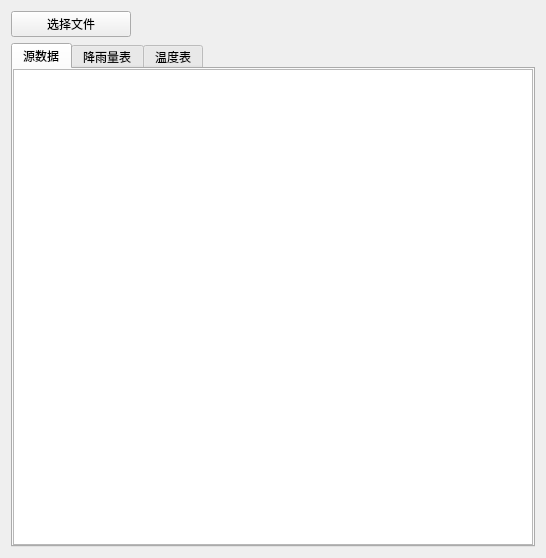
<?xml version="1.0" encoding="UTF-8"?>
<ui version="4.0">
 <class>AgriAPSimMet</class>
 <widget class="QWidget" name="AgriAPSimMet">
  <property name="geometry">
   <rect>
    <x>0</x>
    <y>0</y>
    <width>546</width>
    <height>558</height>
   </rect>
  </property>
  <property name="windowTitle">
   <string>Form</string>
  </property>
  <layout class="QGridLayout" name="gridLayout">
   <item row="0" column="0">
    <widget class="QWidget" name="widget" native="true">
     <layout class="QVBoxLayout" name="verticalLayout">
      <property name="leftMargin">
       <number>0</number>
      </property>
      <property name="topMargin">
       <number>0</number>
      </property>
      <property name="rightMargin">
       <number>0</number>
      </property>
      <property name="bottomMargin">
       <number>0</number>
      </property>
      <item>
       <layout class="QHBoxLayout" name="horizontalLayout_3" stretch="0,0,2">
        <item>
         <widget class="QPushButton" name="BT_LoadData">
          <property name="minimumSize">
           <size>
            <width>120</width>
            <height>0</height>
           </size>
          </property>
          <property name="maximumSize">
           <size>
            <width>120</width>
            <height>16777215</height>
           </size>
          </property>
          <property name="text">
           <string>选择文件</string>
          </property>
         </widget>
        </item>
        <item>
         <spacer name="horizontalSpacer_2">
          <property name="orientation">
           <enum>Qt::Horizontal</enum>
          </property>
          <property name="sizeHint" stdset="0">
           <size>
            <width>40</width>
            <height>20</height>
           </size>
          </property>
         </spacer>
        </item>
        <item>
         <widget class="QLabel" name="FL_Name">
          <property name="sizePolicy">
           <sizepolicy hsizetype="Minimum" vsizetype="Preferred">
            <horstretch>0</horstretch>
            <verstretch>0</verstretch>
           </sizepolicy>
          </property>
          <property name="minimumSize">
           <size>
            <width>300</width>
            <height>0</height>
           </size>
          </property>
          <property name="maximumSize">
           <size>
            <width>200</width>
            <height>16777215</height>
           </size>
          </property>
          <property name="text">
           <string/>
          </property>
         </widget>
        </item>
       </layout>
      </item>
      <item>
       <widget class="QTabWidget" name="tabWidget">
        <property name="currentIndex">
         <number>0</number>
        </property>
        <widget class="QWidget" name="tab">
         <attribute name="title">
          <string>源数据</string>
         </attribute>
         <layout class="QVBoxLayout" name="verticalLayout_2">
          <property name="leftMargin">
           <number>0</number>
          </property>
          <property name="topMargin">
           <number>0</number>
          </property>
          <property name="rightMargin">
           <number>0</number>
          </property>
          <property name="bottomMargin">
           <number>0</number>
          </property>
          <item>
           <widget class="QTextBrowser" name="raw_data"/>
          </item>
         </layout>
        </widget>
        <widget class="QWidget" name="tab_2">
         <attribute name="title">
          <string>降雨量表</string>
         </attribute>
        </widget>
        <widget class="QWidget" name="tab_3">
         <attribute name="title">
          <string>温度表</string>
         </attribute>
        </widget>
       </widget>
      </item>
     </layout>
    </widget>
   </item>
  </layout>
 </widget>
 <resources/>
 <connections/>
</ui>
